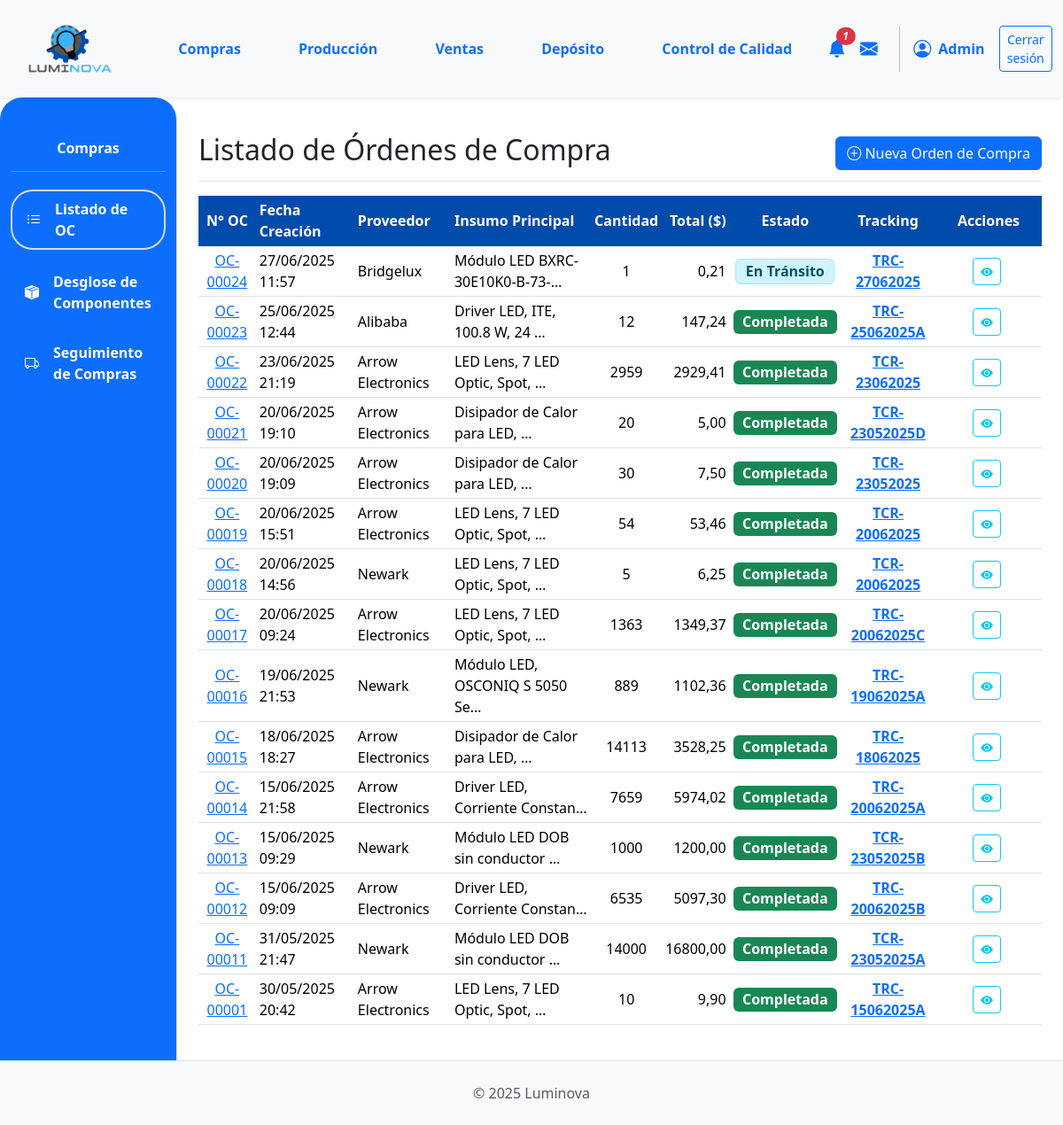
The page /compras/ (signed in) on the database as committed earlier.
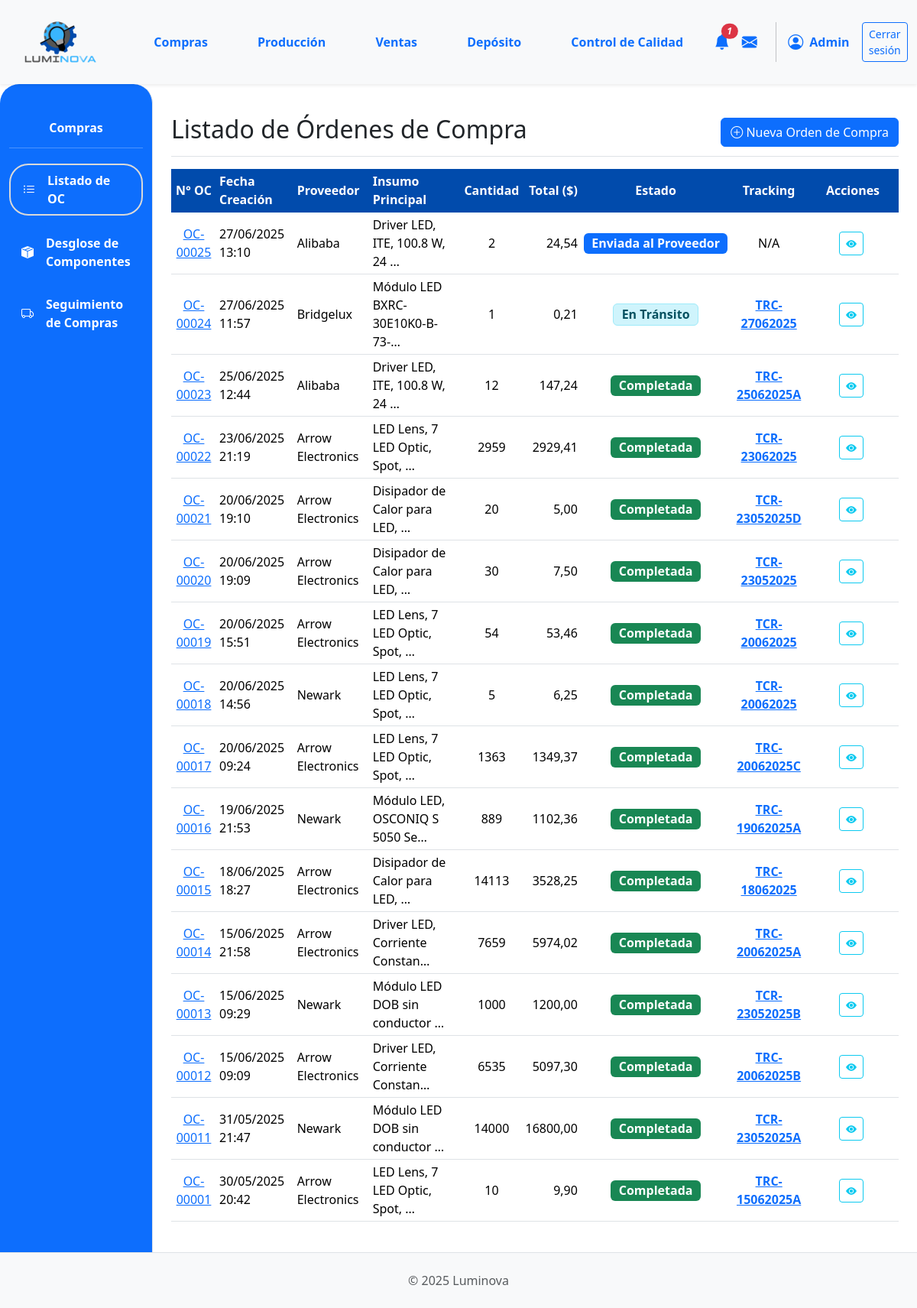
The same page on the database as committed later.
### App_LUMINOVA/models.py (models this page shows, shortened)
class Orden(models.Model):
    TIPO_ORDEN_CHOICES = [
        ("compra", "Orden de Compra"),
    ]
    ESTADO_ORDEN_COMPRA_CHOICES = [
        ("BORRADOR", "Borrador"),
        ("APROBADA", "Aprobada"),
        ("ENVIADA_PROVEEDOR", "Enviada al Proveedor"),
        ("CONFIRMADA_PROVEEDOR", "Confirmada por Proveedor"),
        ("EN_TRANSITO", "En Tránsito"),
        ("RECIBIDA_PARCIAL", "Recibida Parcialmente"),
        ("RECIBIDA_TOTAL", "Recibida Totalmente"),
        ("COMPLETADA", "Completada"),
        ("CANCELADA", "Cancelada"),
    ]
    numero_orden = models.CharField(
        max_length=20, unique=True, verbose_name="N° Orden de Compra"
    )
    tipo = models.CharField(max_length=20, choices=TIPO_ORDEN_CHOICES, default="compra")
    fecha_creacion = models.DateTimeField(default=timezone.now)
    proveedor = models.ForeignKey(
        Proveedor,
        on_delete=models.PROTECT,
        related_name="ordenes_de_compra_a_proveedor",
    )
    estado = models.CharField(
        max_length=30, choices=ESTADO_ORDEN_COMPRA_CHOICES, default="BORRADOR"
    )
    insumo_principal = models.ForeignKey(
        Insumo,
        on_delete=models.SET_NULL,
        null=True,
        blank=True,
        verbose_name="Insumo Principal",
    )
    cantidad_principal = models.PositiveIntegerField(
        null=True, blank=True, verbose_name="Cantidad Insumo Principal"
    )
    precio_unitario_compra = models.DecimalField(
        max_digits=10,
        decimal_places=2,
        null=True,
        blank=True,
        verbose_name="Precio Unit. Compra (de la oferta)",
    )
    total_orden_compra = models.DecimalField(
        max_digits=12, decimal_places=2, default=0.00
    )
    fecha_estimada_entrega = models.DateField(null=True, blank=True)
    numero_tracking = models.CharField(max_length=50, null=True, blank=True)
    notas = models.TextField(blank=True, null=True)

class Proveedor(models.Model):
    nombre = models.CharField(max_length=100, unique=True)
    contacto = models.CharField(max_length=100, blank=True)
    telefono = models.CharField(max_length=25, blank=True)
    email = models.EmailField(blank=True, null=True)

class Insumo(models.Model):
    descripcion = models.CharField(max_length=255)
    categoria = models.ForeignKey(
        CategoriaInsumo, on_delete=models.PROTECT, related_name="insumos"
    )
    fabricante = models.ForeignKey(
        Fabricante,
        on_delete=models.SET_NULL,
        null=True,
        blank=True,
        related_name="insumos_fabricados",
    )
    imagen = models.ImageField(null=True, blank=True, upload_to="insumos/")
    stock = models.IntegerField(default=0)
    cantidad_en_pedido = models.PositiveIntegerField(
    default=0,
    verbose_name="Cantidad en Pedido",
    blank=True,
    null=True
)

### App_LUMINOVA/views.py (the view)
# urls.py: path('compras/', compras_lista_oc_view, name='compras_lista_oc'), # Vista principal de compras
@login_required
def compras_lista_oc_view(request):
    ordenes_compra = Orden.objects.filter(tipo='compra').select_related(
        'proveedor', # Si el campo se llama 'proveedor' en el modelo Orden
        'insumo_principal'     # Si el campo se llama 'insumo' en el modelo Orden
    ).order_by('-fecha_creacion')
    context = {
        'ordenes_list': ordenes_compra, # Nombre genérico para la plantilla
        'titulo_seccion': 'Listado de Órdenes de Compra',
    }
    return render(request, 'compras/compras_lista_oc.html', context)

### App_LUMINOVA/templates/compras/compras_lista_oc.html (shortened to what the changed rows need)
{% extends 'padre.html' %}
{% load static %}
{% load django_bootstrap5 %}
{% block content %}
<div class="d-flex justify-content-between flex-wrap flex-md-nowrap align-items-center pt-3 pb-2 mb-3 border-bottom">
    <h1 class="h2">{{ titulo_seccion }}</h1>
</div>
<div class="table-responsive mt-3">
    <table class="table table-hover table-sm align-middle">
        <thead class="color-thead">
            <tr>
                <th class="text-center">N° OC</th>
                <th>Fecha Creación</th>
                <th>Proveedor</th>
                <th>Insumo Principal</th>
                <th class="text-center">Cantidad</th>
                <th class="text-end">Total ($)</th>
                <th class="text-center">Estado</th>
                <th class="text-center">Tracking</th>
                <th class="text-center" style="min-width: 120px;">Acciones</th>
            </tr>
        </thead>
        <tbody>
            {% for oc in ordenes_list %}
            <tr>
                <td class="text-center">
                    <a href="{% url 'App_LUMINOVA:compras_detalle_oc' oc.id %}">{{ oc.numero_orden }}</a>
                </td>
                <td>{{ oc.fecha_creacion|date:"d/m/Y H:i" }}</td>
                <td>{{ oc.proveedor.nombre|default_if_none:"N/A" }}</td>
                <td>{{ oc.insumo_principal.descripcion|default_if_none:"N/A"|truncatechars:30 }}</td>
                <td class="text-center">{{ oc.cantidad_principal|default_if_none:"-" }}</td>
                <td class="text-end">{{ oc.total_orden_compra|floatformat:2|default:"0.00" }}</td>
                <td class="text-center">
                    <span class="badge fs-6
                        {% if oc.estado == 'BORRADOR' %}bg-dark
                        {% elif oc.estado == 'PENDIENTE_APROBACION' %}bg-warning text-dark
                        {% elif oc.estado == 'APROBADA' %}bg-secondary
                        {% elif oc.estado == 'ENVIADA_PROVEEDOR' %}bg-primary
                        {% elif oc.estado == 'CONFIRMADA_PROVEEDOR' %}bg-primary-subtle text-primary-emphasis border border-primary-subtle
                        {% elif oc.estado == 'EN_TRANSITO' %}bg-info-subtle text-info-emphasis border border-info-subtle
                        {% elif oc.estado == 'RECIBIDA_PARCIAL' %}bg-success-subtle text-success-emphasis border border-success-subtle
                        {% elif oc.estado == 'RECIBIDA_TOTAL' %}bg-success
                        {% elif oc.estado == 'COMPLETADA' %}bg-success
                        {% elif oc.estado == 'CANCELADA' %}bg-dark
                        {% else %}bg-light text-dark{% endif %}">
                        {{ oc.get_estado_display }}
                    </span>
                </td>
                <td class="text-center">
                    {% if oc.numero_tracking %}
                        <a href="{% url 'App_LUMINOVA:compras_tracking_pedido' oc.id %}" class="fw-bold" title="Ver seguimiento de {{ oc.numero_orden }}">
                            {{ oc.numero_tracking }}
                        </a>
                    {% else %}
                        N/A
                    {% endif %}
                </td>
                <td class="text-center">
                    <a href="{% url 'App_LUMINOVA:compras_detalle_oc' oc.id %}" class="btn btn-sm btn-outline-info me-1" title="Ver Detalles de OC {{ oc.numero_orden }}">
                        <i class="bi bi-eye-fill"></i>
                    </a>
                </td>
            </tr>
            {% empty %}
            <tr>
                <td colspan="9" class="text-center fst-italic text-muted py-3">
                    No hay órdenes de compra registradas. Puede <a href="{% url 'App_LUMINOVA:compras_crear_oc' %}">crear una nueva</a>.
                </td>
            </tr>
            {% endfor %}
        </tbody>
    </table>
</div>
{% endblock %}

Rows that differ between the two databases and show on the page:
added Orden: numero_orden "OC-00025", fecha_creacion "27/06/2025 13:10", proveedor.nombre "Alibaba", insumo_principal.descripcion "Driver LED, ITE, 100.8 W, 24 …", cantidad_principal "2", total_orden_compra "24,54", estado "Enviada al Proveedor", shows "N/A"
